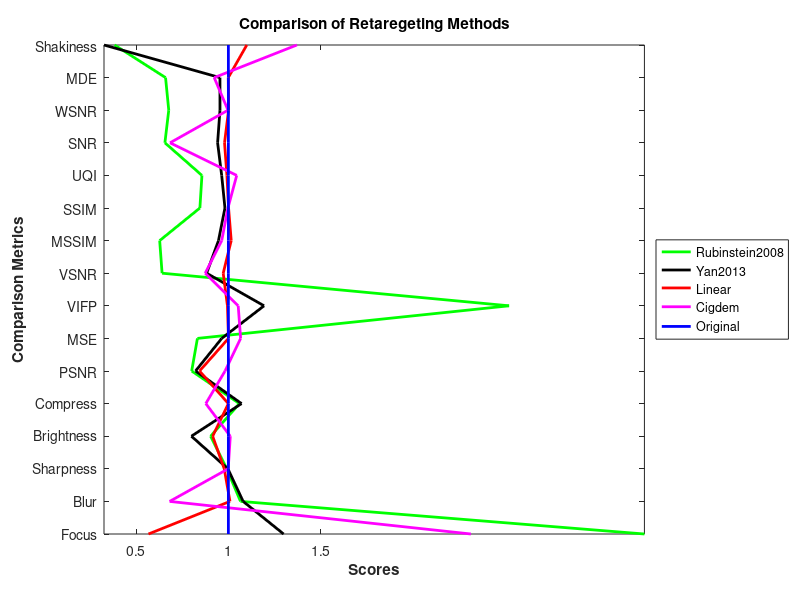

Write MATLAB code to recreate this figure.
% %% Init
% % clc,clear
% moviePath = 'F:\Thesis\Hollywood2-actions\Hollywood2\AVIClips\actioncliptest00001.avi';
% shotStart = 48;
% shotEnd = 95;
% 
% video = VideoReader( moviePath );
% frames = read(video);
% 
% for i = 2:size(D,2)
%     D{i}(1)
%     mean(D{i}{2})
% end

%% Plot comparison line graph
RetargetingMethods = {'Rubinstein2008','Yan2013','Linear','Cigdem','Original'};
ComparisonMethods = {'Shakiness','Focus','Blur','Sharpness','Brightness','Compress','PSNR','MSE', ...
                'VIFP','VSNR','MSSIM','SSIM','UQI','SNR','WSNR','MDE'};

nrRetMethods = size(RetargetingMethods,2);
nrCompMethods = size(ComparisonMethods,2);
OriginalScores = [0.4806 8.3533e+17 0.4288 773.9010 0.1291 60.4559 27.9595 155.1156 0.3998 19.9915 0.8876 0.8411 0.5667 13.4895 16.6465 0.5792];
Scores = [1.5639 8.9021e+17 0.4251 699.3531 0.1368 48.4364 23.2700 391.0211 0.2562 12.5505 0.7506 0.7206 0.3718 9.1319 10.9799 0.2220;
          0.6244 9.0215e+17 0.4277 618.8033 0.1383 49.7018 26.9505 185.0955 0.3527 18.9200 0.8711 0.8106 0.5336 12.8754 15.8865 0.1889;
          0.2726 8.4255e+17 0.4192 708.0024 0.1291 51.0144 27.9772 154.3458 0.3886 20.2987 0.8885 0.8345 0.5549 13.5044 16.6365 0.6370;
          1.1120 5.6954e+17 0.4284 781.9192 0.1133 59.3698 29.8146 163.3683 0.3496 19.2704 0.8855 0.8791 0.3876 13.4617 15.3687 0.7942;
          0.4806 8.3533e+17 0.4288 773.9010 0.1291 60.4559 27.9595 155.1156 0.3998 19.9915 0.8876 0.8411 0.5667 13.4895 16.6465 0.5792]; % #Retmethods x #Compmethods

%       Scores = [8.9021e+17 0.4251 699.3531 0.1368 48.4364 23.2700 391.0211 0.2562 12.5505 0.7506 0.7206 0.3718 9.1319 10.9799;
%           9.0215e+17 0.4277 618.8033 0.1383 49.7018 26.9505 185.0955 0.3527 18.9200 0.8711 0.8106 0.5336 12.8754 15.8865;
%           8.4255e+17 0.4192 708.0024 0.1291 51.0144 27.9772 154.3458 0.3886 20.2987 0.8885 0.8345 0.5549 13.5044 16.6365;
%           1.3768e+18 1.1011 315.1053 0.2581 44.8063 45.9941 816.1684 0.4182 20.1859 1.3963 1.4567 0.5226 17.3710 19.3270]; % #Retmethods x #Compmethods
Scores(1,:) = Scores(1,:) ./ OriginalScores;
Scores(2,:) = Scores(2,:) ./ OriginalScores;
Scores(3,:) = Scores(3,:) ./ OriginalScores;
Scores(4,:) = Scores(4,:) ./ OriginalScores;
Scores(5,:) = Scores(5,:) ./ OriginalScores;      
colorArr = {'b','g','k','r','m','c','y'}; 
figure;
for i = 1:nrRetMethods
    plot(Scores(i,:), 1:nrCompMethods,'Color',colorArr{mod(i,nrRetMethods)+1},'LineWidth',2);
    hold on;
end
set(gca,'YTick', 0:nrCompMethods ,'XTick', 0.5:0.5:1.5 , 'YTickLabel', ComparisonMethods);
% set(gca, 'XTick', 0:20:100 , 'YTickLabel', ComparisonMethods);
title('Comparison of Retaregeting Methods','FontWeight','Bold');
xlabel('Scores','FontWeight','Bold');
ylabel('Comparison Metrics','FontWeight','Bold');
legend(RetargetingMethods,'location','eastoutside');
axis tight;
% %% Plot dispersion curve
% 
% dispersion = zeros(shotEnd-shotStart+1,1);
% load('videoSaliency.mat');
% tic;
% saliencyMaps = mat2gray(videoSaliency);
% for i = shotStart:shotEnd %1:video.NumberOfFrames
% 
%     currentSaliency = saliencyMaps(:,:,i-shotStart+1);
%     [x,y] = find(currentSaliency > 0.5);
%     nrOfPoints = size(x,1);
% %     X(i-shotStart+1) = var(x);
% 
%     currentDispersion = 0;
%     for k = 1: nrOfPoints
%         for t = k+1:nrOfPoints
%             currentDispersion = currentDispersion + (double((x(k)-x(t))^2 + (y(k)-y(t))^2));
%         end
%     end
%     dispersion(i-shotStart+1) = currentDispersion / (nrOfPoints^2);
%     toc;
% end
%     
% figure;
% plot(shotStart:shotEnd-1,dispersion(1:end-1),'LineWidth',2);
% ylim([1 max(dispersion)]);
% xlabel('Frames','FontWeight','Bold');
% ylabel('Dispersion','FontWeight','Bold');
% hold on;
% p = polyfit(1:(shotEnd-shotStart),dispersion(1:end-1)',3);
% y = polyval(p,1:shotEnd-shotStart);
% plot(shotStart:shotEnd-1,y,'LineWidth',2,'Color','r');


